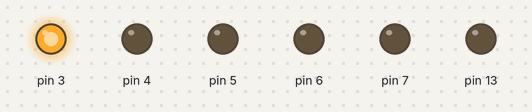
A sketch run on a simulated Arduino Uno, built with avr-gcc and run on an emulated ATmega328P. Parts: output pins drawn as LEDs (lit = HIGH).

Above: at 0.05 s.
At 0.35 s:
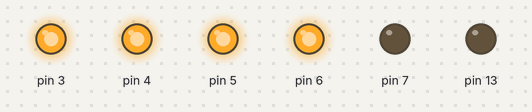
At 0.75 s:
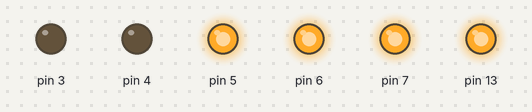
At 1.45 s:
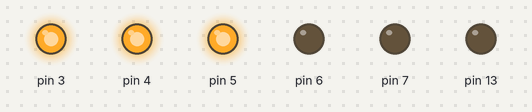
At 2.15 s:
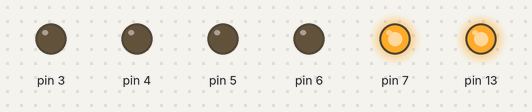
At 2.85 s:
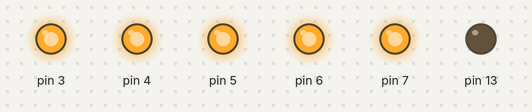
Timing chart, 0 to 3.1 s (numbered marks = the images above):
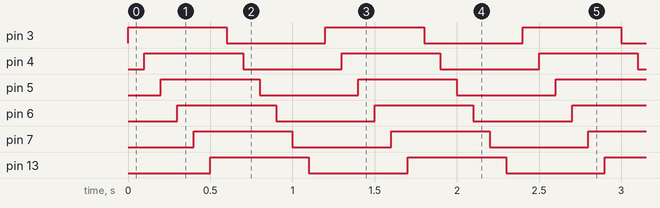

The sketch:

chenillard.ino
```cpp
void setup() {
  pinMode (3, OUTPUT) ;
  pinMode (4, OUTPUT) ;
  pinMode (5, OUTPUT) ;
  pinMode (6, OUTPUT) ;
  pinMode (7, OUTPUT) ;
  pinMode (13, OUTPUT) ;
}

const int delai = 100 ; // 100 ms

void loop() {
  digitalWrite (3, HIGH) ;
  delay (delai) ;
  digitalWrite (4, HIGH) ;
  delay (delai) ;
  digitalWrite (5, HIGH) ;
  delay (delai) ;
  digitalWrite (6, HIGH) ;
  delay (delai) ;
  digitalWrite (7, HIGH) ;
  delay (delai) ;
  digitalWrite (13, HIGH) ;
  delay (delai) ;
  digitalWrite (3, LOW) ;
  delay (delai) ;
  digitalWrite (4, LOW) ;
  delay (delai) ;
  digitalWrite (5, LOW) ;
  delay (delai) ;
  digitalWrite (6, LOW) ;
  delay (delai) ;
  digitalWrite (7, LOW) ;
  delay (delai) ;
  digitalWrite (13, LOW) ;
  delay (delai) ;
}
```

Measured:
- by itself, pin 3–7, pin 13: alternates HIGH for 0.60 s and LOW for 0.60 s
- by itself, everything shown: repeats every 1.2 s, in 12 steps
